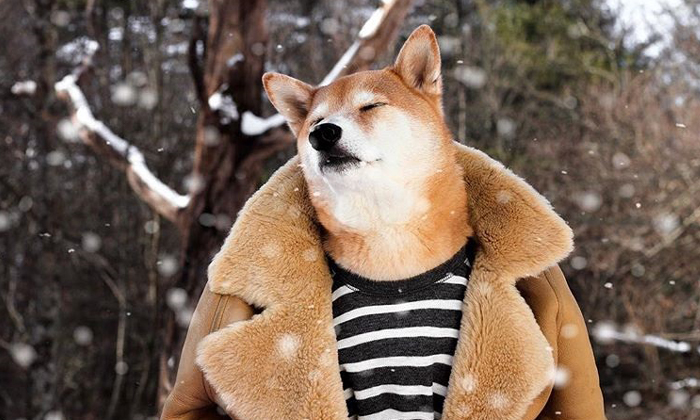
#> input picture image_processing/lab2/bodhi.jpg, 700 x 420 px, found by its file name
$ python lab2_1_1.py
#> lines starting #> are read from the running program, lines starting #| are printed output that depends on the picture
import cv2
import numpy as np

original_image = cv2.imread("/Users/thesky/Desktop/Python/โค้ด/image_processing/lab2/bodhi.jpg")
#> original_image is the input picture: shape (420, 700, 3); mean B, G, R 87.6, 101.4, 120.5
input_image = cv2.resize(original_image, (200, 200))
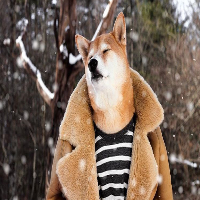
#> input_image: shape (200, 200, 3); mean B, G, R 87.5, 101.3, 120.5


# Grammar Var
num_images = 20
a_values = np.linspace(0.1, 2, num_images)
b = 0
bit_depth = 8

output_filename = 'output_video5.mp4'
fourcc = cv2.VideoWriter_fourcc(*'mp4v')
out = cv2.VideoWriter(output_filename, fourcc, 1, input_image.shape[:2][::-1])

# Apply gamma adjustments and create the video
for a in a_values:
    gamma_adjusted = (input_image / 255.0) ** a * 255
    gamma_adjusted[gamma_adjusted < 0] = 0
    gamma_adjusted[gamma_adjusted > 255] = 255
    adjusted_image = gamma_adjusted.astype(np.uint8)
    out.write(adjusted_image)
#> this loop made 20 passes
#> pass 1, `gamma_adjusted = (input_image / 255.0) ** a * 255`:
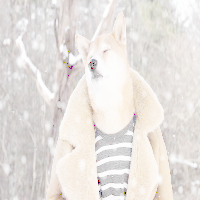
#> gamma_adjusted: shape (200, 200, 3) float64; mean B, G, R 224.5, 227.9, 232.3
#> pass 2, `gamma_adjusted = (input_image / 255.0) ** a * 255`:
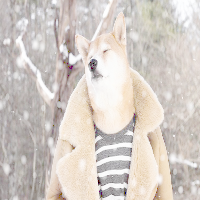
#> gamma_adjusted: shape (200, 200, 3) float64; mean B, G, R 198.8, 204.8, 212.6
#> after the loop:
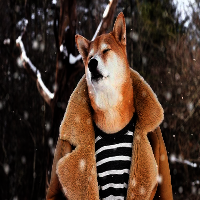
#> adjusted_image: shape (200, 200, 3); mean B, G, R 42.1, 54.2, 75.1


out.release()

$ run again, with image_processing/lab2/99cb70463e8878e8723e3f4acc2f3c6a.jpg copied over image_processing/lab2/bodhi.jpg
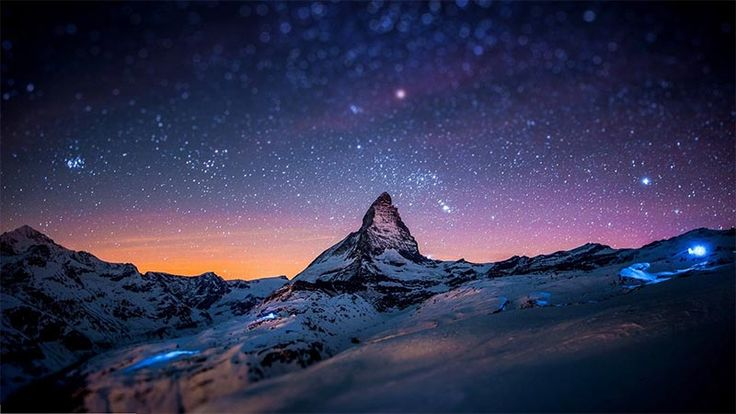
#> input picture image_processing/lab2/99cb70463e8878e8723e3f4acc2f3c6a.jpg, 736 x 414 px, found by its file name
#> original_image is the input picture: shape (414, 736, 3); mean B, G, R 81.2, 51.7, 51.5
#> the loop `for a in a_values:` made 20 passes
#> pass 1, `gamma_adjusted = (input_image / 255.0) ** a * 255`:
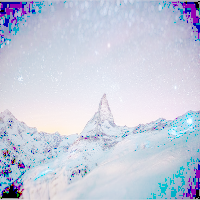
#> gamma_adjusted: shape (200, 200, 3) float64; mean B, G, R 221.9, 204.8, 198.6
#> after the loop `for a in a_values:`:
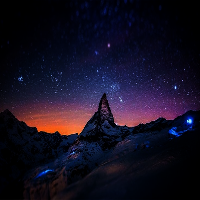
#> adjusted_image: shape (200, 200, 3); mean B, G, R 33.5, 16.1, 21.4
